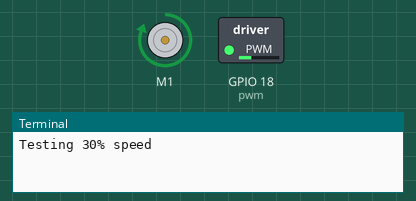
Bench run of a program on a simulated Raspberry Pi (BCM pin numbers). Parts: DC motor (green arrow = forward, orange = backward, longer = faster), switched loads named in the program (green lamp = pin HIGH), the last lines printed to the terminal. At 8.0 s the program stops and its outputs stay as they are.

Above: at 0.1 s.
At 4.1 s:
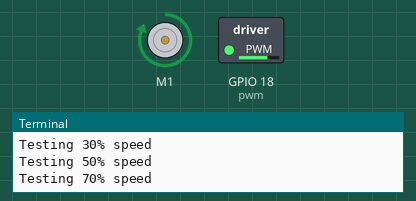
At 6.1 s:
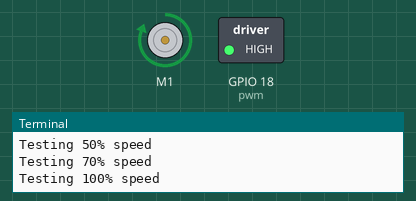
At 8.1 s:
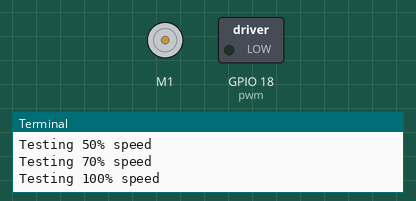
Timing chart, 0 to 9.5 s (numbered marks = the images above):
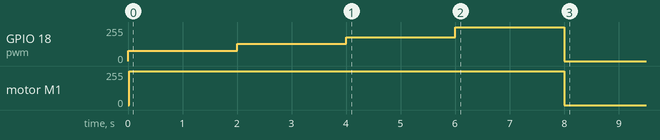

The program:

motor_test_script.py
```python
from gpiozero import Motor, PWMOutputDevice
from time import sleep

pwm = PWMOutputDevice(18)
motor = Motor(23, 24)

# Test different speeds
for speed in [0.3, 0.5, 0.7, 1.0]:
    print(f"Testing {int(speed*100)}% speed")
    pwm.value = speed
    motor.forward()
    sleep(2)

motor.stop()
pwm.close()
motor.close()
```

Measured:
- by itself, motor M1: stopped → forward 255/255 at 0.02 s, → stopped 8.0 s later
- by itself, GPIO 18 (pwm): 0/255 → 77/255 at 0.00 s, → 128/255 2.0 s later, → 179/255 2.0 s later, → 255/255 2.0 s later, … (5 changes in this stretch)
